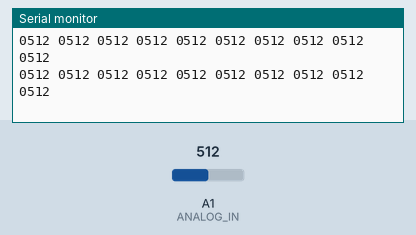
This sketch was run on a simulated Arduino Uno, built with avr-gcc and run on an emulated ATmega328P. Parts: the last lines printed to the serial monitor. The inputs (shaded band) are chosen by the test bench; at power-on: A1 (ANALOG_IN) = 512.

Above: at 1.2 s.
1.3 s: A1 (ANALOG_IN) set to 716
At 1.34 s:
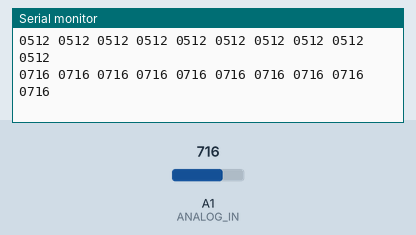
2.8 s: A1 (ANALOG_IN) set to 900
At 2.88 s:
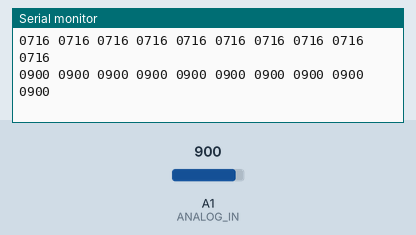
Timing chart, 0 to 5.8 s (numbered marks = the images above; inputs shaded):
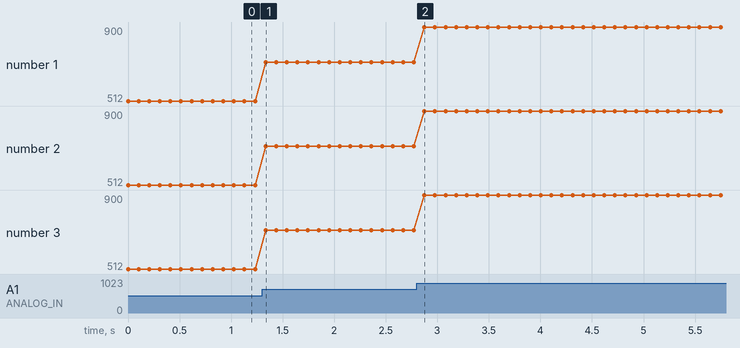

Measured:
- after the input at 1.3 s, the serial monitor: prints a new line at once (image 1)
- after the input at 2.8 s, the serial monitor: prints a new line after 0.07 s (image 2)
- plotted number 1: 512 → 716 after the input at 1.3 s, 716 → 900 after the input at 2.8 s
- plotted number 2: 512 → 716 after the input at 1.3 s, 716 → 900 after the input at 2.8 s
- plotted number 3: 512 → 716 after the input at 1.3 s, 716 → 900 after the input at 2.8 s

The sketch:

PruebaSensordeLinea.ino
```cpp
// (licence header left out)
/*
 * Acerca de este archivo: Utiliza este Sketch para probar el correcto
 * funcionamiento del arreglo de sensores del Seguidor de Línea.
 */
// Utilizamos string.h para facilitar el formato de salida de Serie.
#include <string.h>

// Pines del selector de canal de multiplexor análogo. (S0: LSB)
const int S0 = 10;
const int S1 = 9;
const int S2 = 7;
const int S3 = 8;

// Retardo en la lectura de los datos (ms)
const int READ_DELAY = 100;

// Pin utilizado para la lectura análoga
const int ANALOG_IN = A1;

// Buffer de texto para dar formato a los números de salida
char txt_buffer[6];

void setup() {
  pinMode(S0, OUTPUT);
  pinMode(S1, OUTPUT);
  pinMode(S2, OUTPUT);
  pinMode(S3, OUTPUT);

  // Usamos 115200bps para obtener una mejor visualización en
  // la respuesta.
  Serial.begin(115200);
}

void loop() {
  int a_data = 0;

  // Según esquemático los sensores están en las posiciones 3-12
  for(int i=3; i<13;i++)  {
    digitalWrite(S0, i&0x01);
    digitalWrite(S1, i&0x02);
    digitalWrite(S2, i&0x04);
    digitalWrite(S3, i&0x08);

    // Adquisición y formato de la salida
    a_data = analogRead(ANALOG_IN);
    sprintf(txt_buffer, "%04d ", a_data);
    Serial.print(txt_buffer);
  }
  Serial.print("\r\n"); // Agregamos un fin de línea a cada iteración

  delay(READ_DELAY);
}
```
